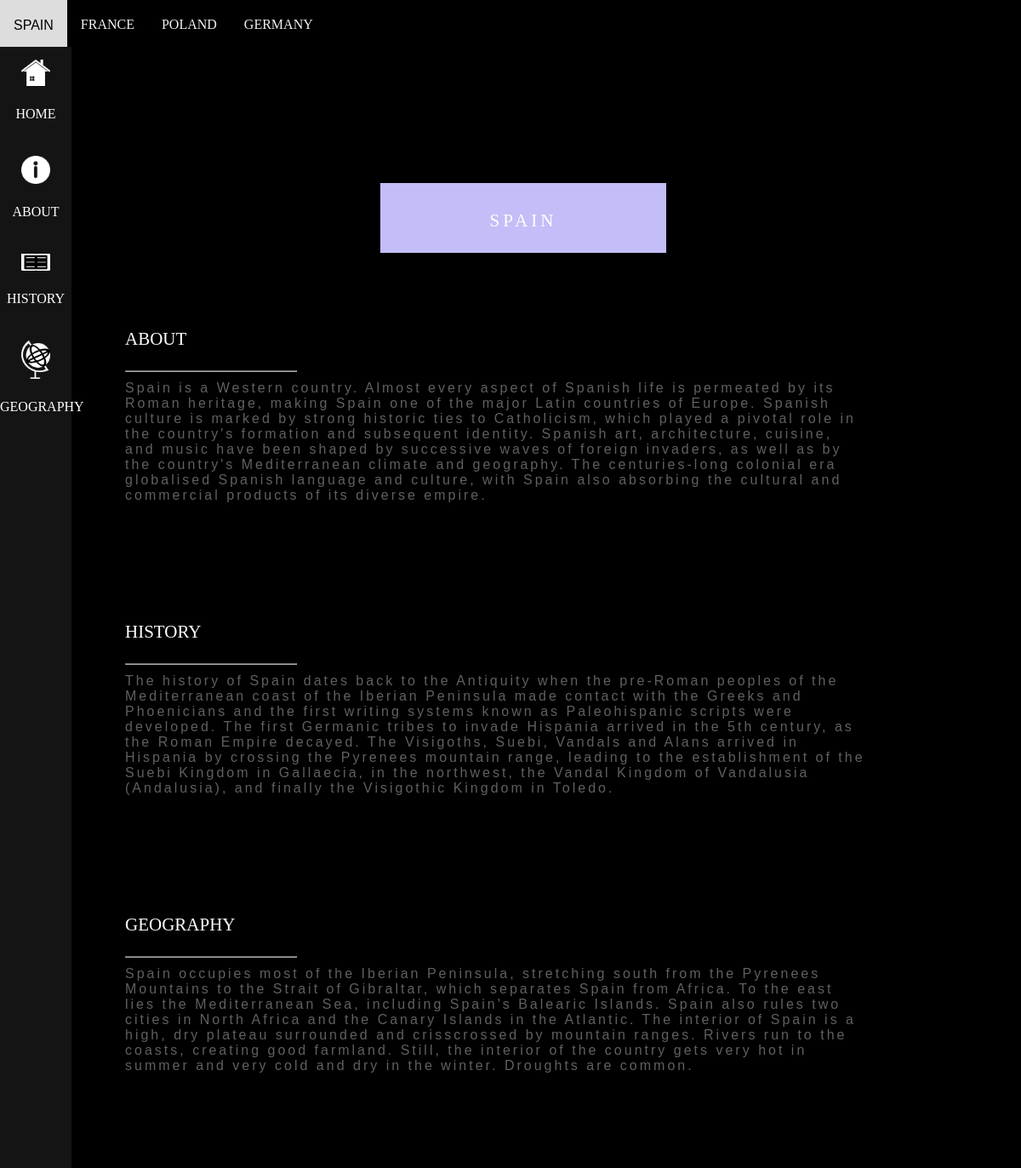
Screenshot of /country/5 with the database file from the repository.
### tables this page shows
CREATE TABLE Country (id INTEGER PRIMARY KEY AUTOINCREMENT NOT NULL, name TEXT NOT NULL, description TEXT NOT NULL, history TEXT, geography TEXT, ethnicityid INTEGER REFERENCES Ethnicity (id), photo STRING);

### main.py (the view)
@app.route('/country/<int:id>')
def country(id):
    con = sql.connect("./historical_architecture.db")
    cur = con.cursor()
    cur.execute("SELECT * FROM Country;")
    rows = cur.fetchall()
    if (id) > 0:
        pass
    else:
        abort(404)
    try:
        items = (rows[id-1])
    except:
        abort(404)
    cur.execute("SELECT ethnicityid, id, name FROM Country\
                ORDER BY ethnicityid;")
    row2s = cur.fetchall()
    ids = []
    t = None
    for i in row2s:
        if i[0] == t:
            ids[-1].append(i)
        else:
            t = i[0]
            ids.append([i])
    cur.execute("SELECT building.photo, country.id, building.name,\
                building.id FROM country JOIN building ON country.id\
                = building.countryid ORDER BY country.id")
    row3s = cur.fetchall()
    builds = []
    for i in row3s:
        if i[1] == id:
            builds.append(i)
        else:
            pass
    return render_template('country.html', title="Country Tab", item=items,
                           id1=ids[0], id2=ids[1], id3=ids[2],
                           id4=ids[3], id5=ids[4], build=builds)

### templates/country.html (shortened to what this page needs)
{% extends 'layout.html' %}
{% block content %}
<div class ='country-side-bar' >
    <a href='\' class= 'country-side'>
        <img src='\static\icon\home.png' alt='home_icon' class='icon'>
        HOME
    </a>
    <a href='#about' class= 'country-side'>
        <img src='\static\icon\about.png' alt='about_icon' class='icon'>
        ABOUT
    </a>
    <a href='#history' class= 'country-side'>
        <img src='\static\icon\history.png' alt='history_icon' class='icon'>
        HISTORY
    </a>
    <a href='#geography' class= 'country-side'>
        <img src='\static\icon\geography.png' alt='geography_icon' class='icon'>
        GEOGRAPHY
    </a>
</div>
<embed class= 'top-picture' src= "{{item[6]}}">
<div class='align-top'>
    <div class='title'>
        {{item[1]}}
    </div>
</div>
<div class='country-body'>
    <br id = 'about'>
    <br>
    <div class='body-title'>
        about
    </div>
    <hr style='width:200px' class ='line' >
    <div class='country-text'>
        {{item[2]}}
    </div>
    <br id = 'history'>
    <br>
    <div class='body-title'>
        history
    </div>
    <hr style='width:200px' class ='line'>
    <div class='country-text'>
        {{item[3]}}
    </div>
    <br id='geography'>
    <br>
    <div class='body-title'>
        geography
    </div>
    <hr style='width:200px' class ='line'>
    <div class='country-text'>
        {{item[4]}}
    </div>
</div>
{% endblock %}

### templates/nav.html (shortened to what this page needs)
{% if request.path == '/country/5' or request.path == '/country/6' or request.path == '/country/19' or request.path == '/country/20' %}
<div class='topnav'>
    {% for item in id5 %}
    <a href="/country/{{item[1]}}" class='button'>{{item[2]}}</a>
    {% endfor %}
</div>
{% endif %}

### static/css/style.css (style rules this page uses)
.topnav { background-color: black; overflow: visible; position: fixed; width: 100%; z-index: 50; }
.button { float: left; color: #f2f2f2; text-align: center; padding: 14px 16px; text-decoration: none; font-size: 23px; font-variant-caps: all-petite-caps; }
body { margin:0; background-color: black; }
.title { padding:24px 48px; color:#fff; background-color:#C3BEF7; font-size:30px; letter-spacing:4px; border-style: solid; border-color: black; font-variant-caps: all-petite-caps; width: 100%; text-align: center; }
.body-title { color: white; padding-top:15px; padding-bottom: 15px; font-size: 30px; font-variant-caps: all-petite-caps; }
.top-picture { width: 100%; object-fit: cover; height: 30vh; object-position: 0% 40%; }
.align-top { position: absolute; top:18%; left:47%; transform:translate(-50%,-50%); width: 20vw; align-items: center; }
.country-side-bar { width:7%; background-color:rgb(20, 20, 20); margin:0; position: fixed; height: 100%; margin-top: 5vh; }
.country-side { width: 100%; height: auto; float: left; text-align: center; padding-top: 10px; padding-bottom: 10px; color:white; text-decoration: none; }
.icon { width: 40%; padding:20px; }
.country-body { margin-left: 10%; border-style: solid; background-color: black; margin-right: 15vw; padding-top: 10vh; background-attachment: fixed; padding-left: 2vw; }
.line { float: left; opacity: 70%; }
.country-text { font-family: Verdana, Geneva, Tahoma, sans-serif; padding-top:20px; padding-bottom: 20px; color: silver; text-align: left; opacity: 50%; padding-bottom: 10vh; letter-spacing: 3px; }

### rows the page displays
Country: name "spain", description "Spain is a Western country. Almost every aspect of Spanish life is permeated by its Roman heritage, making Spain one of the major Latin countries of Europe. Spanish culture is marked by strong historic ties to Catholicism, which played a pivotal role in the country's formation and subsequent identity. Spanish art, architecture, cuisine, and music have been shaped by successive waves of foreign invaders, as well as by the country's Mediterranean climate and geography. The centuries-long colonial era globalised Spanish language and culture, with Spain also absorbing the cultural and commercial products of its diverse empire.", history "The history of Spain dates back to the Antiquity when the pre-Roman peoples of the Mediterranean coast of the Iberian Peninsula made contact with the Greeks and Phoenicians and the first writing systems known as Paleohispanic scripts were developed. The first Germanic tribes to invade Hispania arrived in the 5th century, as the Roman Empire decayed. The Visigoths, Suebi, Vandals and Alans arrived in Hispania by crossing the Pyrenees mountain range, leading to the establishment of the Suebi Kingdom in Gallaecia, in the northwest, the Vandal Kingdom of Vandalusia (Andalusia), and finally the Visigothic Kingdom in Toledo.", geography "Spain occupies most of the Iberian Peninsula, stretching south from the Pyrenees Mountains to the Strait of Gibraltar, which separates Spain from Africa. To the east lies the Mediterranean Sea, including Spain's Balearic Islands. Spain also rules two cities in North Africa and the Canary Islands in the Atlantic. The interior of Spain is a high, dry plateau surrounded and crisscrossed by mountain ranges. Rivers run to the coasts, creating good farmland. Still, the interior of the country gets very hot in summer and very cold and dry in the winter. Droughts are common."
Country: name "france"
Country: name "poland"
Country: name "germany"
